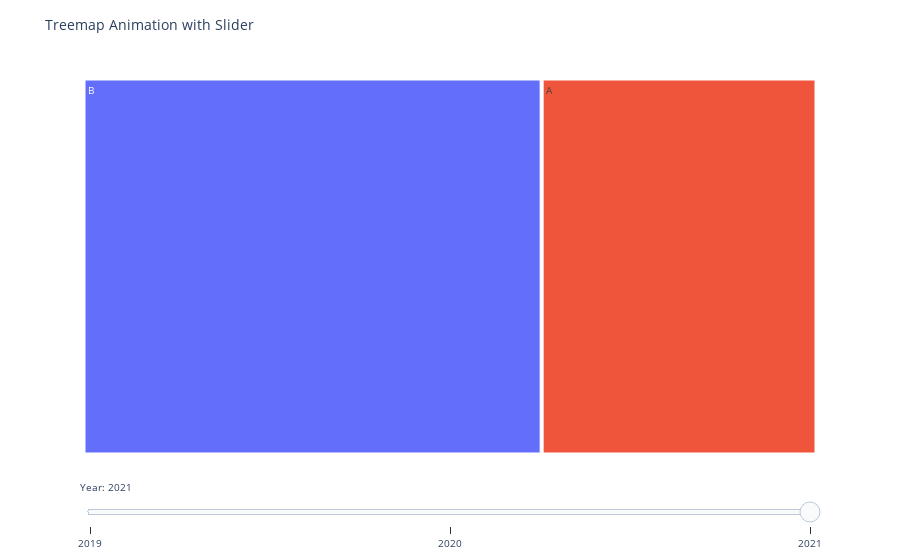

Notebook source saved alongside this figure:
### Code cell
import plotly.express as px
import pandas as pd

# Example DataFrame
data = {'Year': [2019, 2019, 2020, 2020, 2021, 2021],
        'Category': ['A', 'B', 'A', 'B', 'A', 'B'],
        'Value': [10, 20, 15, 25, 18, 22]}

df = pd.DataFrame(data)

# Create an empty figure
fig = px.treemap()

# Iterate through unique years in the DataFrame
for year in df['Year'].unique():
    # Filter the DataFrame for the current year
    df_year = df[df['Year'] == year]
    
    # Create a trace for the treemap with hover data
    trace = px.treemap(df_year, path=['Category'], values='Value', title=f'Treemap for Year {year}', hover_data=['Value'])
    
    # Add the trace to the figure
    fig.add_trace(trace.data[0])


# Set layout title
fig.update_layout(title='Treemap Animation Over Years')

# Add Animation Slider
steps = []
for i, year in enumerate(df['Year'].unique()):
    step = dict(
        args=[
            {'visible': [False] * i + [True] + [False] * (len(df['Year'].unique()) - i - 1)}
        ],
        label=str(year),
        method='update'
    )
    steps.append(step)

sliders = [dict(
    active=0,
    steps=steps,
    currentvalue={'prefix': 'Year: '},
    transition={"easing":"elastic"}
)]

fig.update_layout(
    sliders=sliders,
    title='Treemap Animation with Slider',
    font_size=10
)

# Show the plot
fig.show()

### Figure 1 — Plotly figure (JSON) as saved in the notebook; plotly's stock layout.template omitted (floating-point values rounded to 4 significant figures)
{"data": [{"domain": {"x": [0, 1], "y": [0, 1]}, "hovertemplate": "<extra></extra>", "name": "", "type": "treemap", "visible": false}, {"branchvalues": "total", "customdata": [[10], [20]], "domain": {"x": [0, 1], "y": [0, 1]}, "hovertemplate": "labels=%{label}<br>Value=%{customdata[0]}<br>parent=%{parent}<br>id=%{id}<extra></extra>", "ids": ["A", "B"], "labels": ["A", "B"], "name": "", "parents": ["", ""], "type": "treemap", "values": [10, 20], "visible": false}, {"branchvalues": "total", "customdata": [[15], [25]], "domain": {"x": [0, 1], "y": [0, 1]}, "hovertemplate": "labels=%{label}<br>Value=%{customdata[0]}<br>parent=%{parent}<br>id=%{id}<extra></extra>", "ids": ["A", "B"], "labels": ["A", "B"], "name": "", "parents": ["", ""], "type": "treemap", "values": [15, 25], "visible": true}, {"branchvalues": "total", "customdata": [[18], [22]], "domain": {"x": [0, 1], "y": [0, 1]}, "hovertemplate": "labels=%{label}<br>Value=%{customdata[0]}<br>parent=%{parent}<br>id=%{id}<extra></extra>", "ids": ["A", "B"], "labels": ["A", "B"], "name": "", "parents": ["", ""], "type": "treemap", "values": [18, 22], "visible": false}], "layout": {"autosize": true, "font": {"size": 10}, "legend": {"tracegroupgap": 0}, "margin": {"t": 60}, "sliders": [{"active": 2, "currentvalue": {"prefix": "Year: "}, "steps": [{"args": [{"visible": [true, false, false]}], "label": "2019", "method": "update"}, {"args": [{"visible": [false, true, false]}], "label": "2020", "method": "update"}, {"args": [{"visible": [false, false, true]}], "label": "2021", "method": "update"}], "transition": {"easing": "elastic"}}], "title": {"text": "Treemap Animation with Slider"}}}
